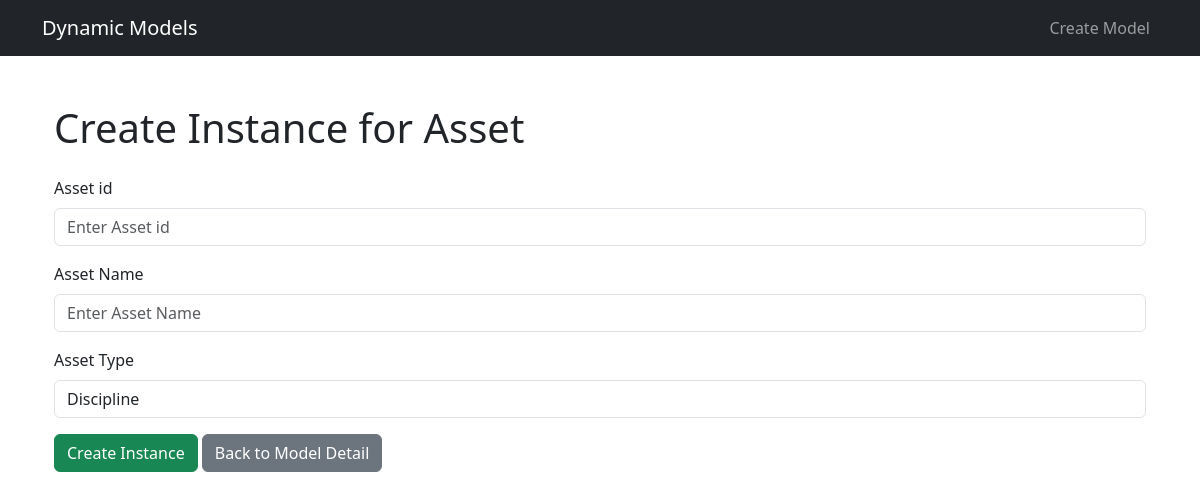
/models/2/instances/create/ (signed in), run on an earlier commit of the app's database.
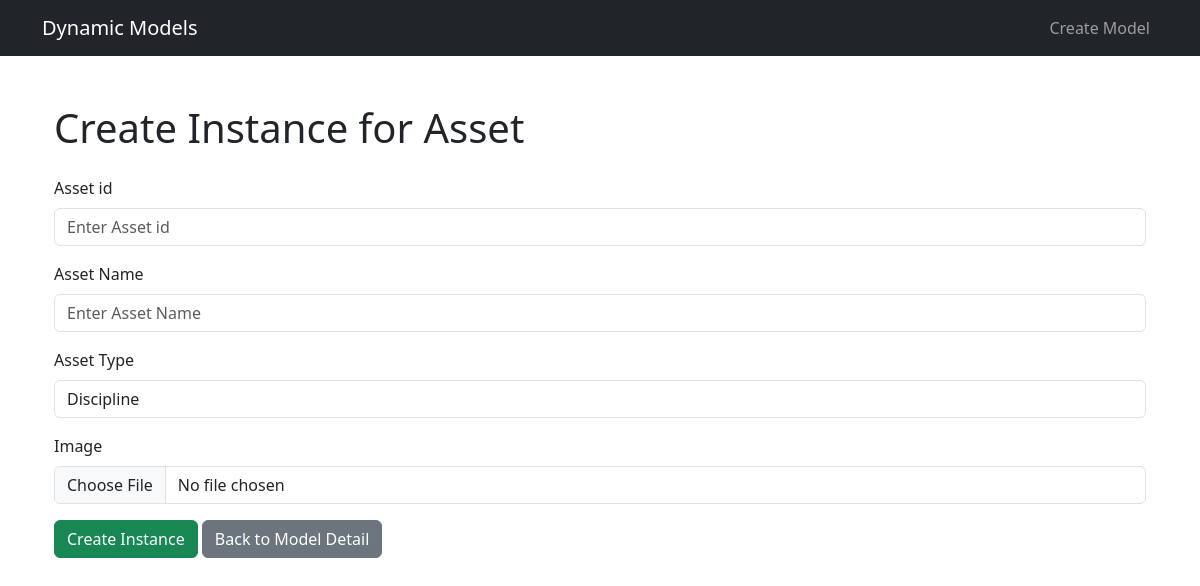
And on a later commit of the database.
### dynamic_app/models.py (models this page shows, shortened)
class DynamicField(models.Model):
    FIELD_TYPES = [
        ('char', 'Character'),
        ('text', 'Text'),
        ('int', 'Integer'),
        ('decimal', 'Decimal'),
        ('bool', 'Boolean'),
        ('date', 'Date'),
        ('datetime', 'DateTime'),
        ('file', 'File'),
        ('choice', 'Choice'),
    ]
    dynamic_model = models.ForeignKey(DynamicModel, on_delete=models.CASCADE, related_name='fields')
    name = models.CharField(max_length=100)
    display_name = models.CharField(max_length=100)
    field_type = models.CharField(max_length=20, choices=FIELD_TYPES)
    is_required = models.BooleanField(default=False)
    is_unique = models.BooleanField(default=True)
    is_readonly = models.BooleanField(default=False)
    display_order = models.IntegerField(default=0)
    created_by = models.ForeignKey(User, on_delete=models.CASCADE)
    created_at = models.DateTimeField(auto_now_add=True)
    updated_at = models.DateTimeField(auto_now=True)
    class Meta:
        ordering = ['display_order']
        unique_together = ['dynamic_model', 'name']

### dynamic_app/views.py (the view, shortened to what this page needs)
# urls.py: path('models/<int:model_pk>/instances/create/', views.instance_create, name='instance_create'),
@login_required
def instance_create(request, model_pk):
    model = get_object_or_404(DynamicModel, pk=model_pk, created_by=request.user)
    fields = model.fields.all()
    return render(request, 'dynamic_models/instance_form.html', {
        'model': model,
        'fields': fields
    })

### dynamic_app/templates/dynamic_models/instance_form.html (shortened to what this page needs)
{% extends 'base_generic.html' %}
{% block content %}
  <div class="container mt-5">
    <h1 class="mb-4">Create Instance for {{ model.name }}</h1>
    <form method="post" enctype="multipart/form-data" class="needs-validation" novalidate>
      {% for field in fields %}
        <div class="form-group mb-3">
          <label for="{{ field.name }}" class="form-label">{{ field.display_name }}</label>
          {% if field.field_type == 'bool' %}
            <div class="form-check">
              <input type="checkbox" name="{{ field.name }}" id="{{ field.name }}" class="form-check-input"
                     {% if field.default_value == 'true' %}checked{% endif %}>
              <label for="{{ field.name }}" class="form-check-label">{{ field.display_name }}</label>
            </div>
          {% elif field.field_type == 'char' %}
            <input type="text" name="{{ field.name }}" id="{{ field.name }}" class="form-control"
                   placeholder="Enter {{ field.display_name }}">
          {% elif field.field_type == 'text' %}
            <textarea name="{{ field.name }}" id="{{ field.name }}" class="form-control" rows="4"
                      placeholder="Enter {{ field.display_name }}"></textarea>
          {% elif field.field_type == 'int' %}
            <input type="number" name="{{ field.name }}" id="{{ field.name }}" class="form-control"
                   placeholder="Enter {{ field.display_name }}">
          {% elif field.field_type == 'decimal' %}
            <input type="number" step="any" name="{{ field.name }}" id="{{ field.name }}" class="form-control"
                   placeholder="Enter {{ field.display_name }}">
          {% elif field.field_type == 'date' %}
            <input type="date" name="{{ field.name }}" id="{{ field.name }}" class="form-control">
          {% elif field.field_type == 'datetime' %}
            <input type="datetime-local" name="{{ field.name }}" id="{{ field.name }}" class="form-control">
          {% elif field.field_type == 'file' %}
            <input type="file" name="{{ field.name }}" id="{{ field.name }}" class="form-control">
          {% elif field.field_type == 'choice' %}
            <select name="{{ field.name }}" id="{{ field.name }}" class="form-control">
              {% for choice in field.choices.all %}
                <option value="{{ choice.value }}">{{ choice.display_name }}</option>
              {% endfor %}
            </select>
          {% elif field.field_type == 'fk' %}
            <select name="{{ field.name }}" id="{{ field.name }}" class="form-control">
              {% for option in field.related_model.all %}
                <option value="{{ option.pk }}">{{ option }}</option>
              {% endfor %}
            </select>
          {% elif field.field_type == 'm2m' %}
            <select name="{{ field.name }}" id="{{ field.name }}" class="form-control" multiple>
              {% for option in field.related_model.all %}
                <option value="{{ option.pk }}">{{ option }}</option>
              {% endfor %}
            </select>
          {% endif %}
        </div>
      {% endfor %}
      <button type="submit" class="btn btn-success">Create Instance</button>
      <a href="{% url 'model_detail' model.pk %}" class="btn btn-secondary">Back to Model Detail</a>
    </form>
  </div>
{% endblock %}

What changed in the data, as far as the page shows it:
added DynamicField: display_name "Image"
